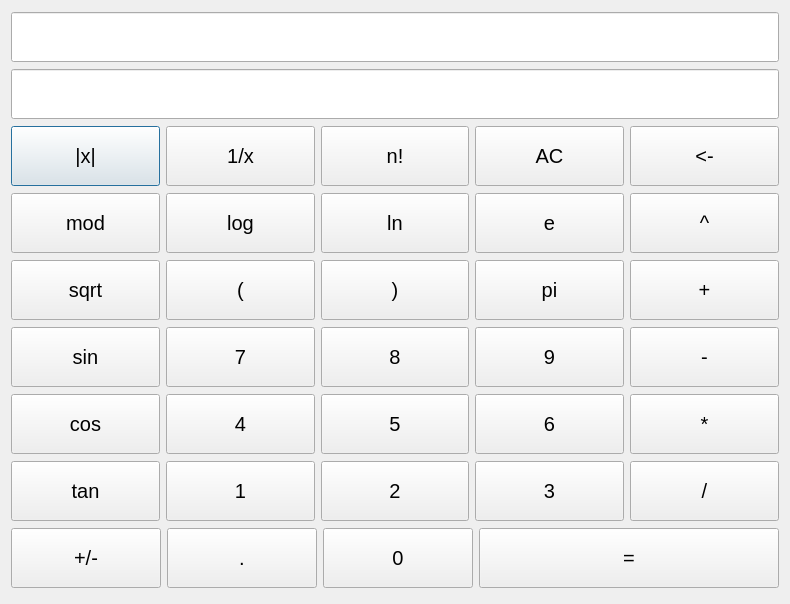
<?xml version="1.0" encoding="UTF-8"?>
<ui version="4.0">
 <class>QCalculatorDlg</class>
 <widget class="QDialog" name="QCalculatorDlg">
  <property name="geometry">
   <rect>
    <x>0</x>
    <y>0</y>
    <width>790</width>
    <height>604</height>
   </rect>
  </property>
  <property name="font">
   <font>
    <pointsize>15</pointsize>
   </font>
  </property>
  <property name="windowTitle">
   <string>计算器</string>
  </property>
  <layout class="QVBoxLayout" name="verticalLayout">
   <item>
    <widget class="QLineEdit" name="m_Histroy">
     <property name="minimumSize">
      <size>
       <width>0</width>
       <height>50</height>
      </size>
     </property>
     <property name="font">
      <font>
       <pointsize>15</pointsize>
      </font>
     </property>
     <property name="layoutDirection">
      <enum>Qt::LeftToRight</enum>
     </property>
     <property name="alignment">
      <set>Qt::AlignRight|Qt::AlignTrailing|Qt::AlignVCenter</set>
     </property>
     <property name="readOnly">
      <bool>true</bool>
     </property>
    </widget>
   </item>
   <item>
    <widget class="QLineEdit" name="m_Current">
     <property name="minimumSize">
      <size>
       <width>0</width>
       <height>50</height>
      </size>
     </property>
     <property name="font">
      <font>
       <pointsize>15</pointsize>
      </font>
     </property>
     <property name="alignment">
      <set>Qt::AlignRight|Qt::AlignTrailing|Qt::AlignVCenter</set>
     </property>
     <property name="readOnly">
      <bool>true</bool>
     </property>
    </widget>
   </item>
   <item>
    <layout class="QHBoxLayout" name="horizontalLayout_7">
     <item>
      <widget class="QPushButton" name="m_Abs">
       <property name="minimumSize">
        <size>
         <width>120</width>
         <height>60</height>
        </size>
       </property>
       <property name="text">
        <string>|x|</string>
       </property>
      </widget>
     </item>
     <item>
      <widget class="QPushButton" name="m_Reciproal">
       <property name="minimumSize">
        <size>
         <width>120</width>
         <height>60</height>
        </size>
       </property>
       <property name="text">
        <string>1/x</string>
       </property>
      </widget>
     </item>
     <item>
      <widget class="QPushButton" name="m_Factorial">
       <property name="minimumSize">
        <size>
         <width>120</width>
         <height>60</height>
        </size>
       </property>
       <property name="text">
        <string>n!</string>
       </property>
      </widget>
     </item>
     <item>
      <widget class="QPushButton" name="m_AllClear">
       <property name="minimumSize">
        <size>
         <width>120</width>
         <height>60</height>
        </size>
       </property>
       <property name="text">
        <string>AC</string>
       </property>
      </widget>
     </item>
     <item>
      <widget class="QPushButton" name="m_Delete">
       <property name="minimumSize">
        <size>
         <width>120</width>
         <height>60</height>
        </size>
       </property>
       <property name="text">
        <string>&lt;-</string>
       </property>
      </widget>
     </item>
    </layout>
   </item>
   <item>
    <layout class="QHBoxLayout" name="horizontalLayout_6">
     <item>
      <widget class="QPushButton" name="m_Mod">
       <property name="minimumSize">
        <size>
         <width>120</width>
         <height>60</height>
        </size>
       </property>
       <property name="text">
        <string>mod</string>
       </property>
      </widget>
     </item>
     <item>
      <widget class="QPushButton" name="m_Log">
       <property name="minimumSize">
        <size>
         <width>120</width>
         <height>60</height>
        </size>
       </property>
       <property name="text">
        <string>log</string>
       </property>
      </widget>
     </item>
     <item>
      <widget class="QPushButton" name="m_Ln">
       <property name="minimumSize">
        <size>
         <width>120</width>
         <height>60</height>
        </size>
       </property>
       <property name="text">
        <string>ln</string>
       </property>
      </widget>
     </item>
     <item>
      <widget class="QPushButton" name="m_E">
       <property name="minimumSize">
        <size>
         <width>120</width>
         <height>60</height>
        </size>
       </property>
       <property name="text">
        <string>e</string>
       </property>
      </widget>
     </item>
     <item>
      <widget class="QPushButton" name="m_Pow">
       <property name="minimumSize">
        <size>
         <width>120</width>
         <height>60</height>
        </size>
       </property>
       <property name="text">
        <string>^</string>
       </property>
      </widget>
     </item>
    </layout>
   </item>
   <item>
    <layout class="QHBoxLayout" name="horizontalLayout_5">
     <item>
      <widget class="QPushButton" name="m_Sqrt">
       <property name="minimumSize">
        <size>
         <width>120</width>
         <height>60</height>
        </size>
       </property>
       <property name="text">
        <string>sqrt</string>
       </property>
      </widget>
     </item>
     <item>
      <widget class="QPushButton" name="m_Left">
       <property name="minimumSize">
        <size>
         <width>120</width>
         <height>60</height>
        </size>
       </property>
       <property name="text">
        <string>(</string>
       </property>
      </widget>
     </item>
     <item>
      <widget class="QPushButton" name="m_Right">
       <property name="minimumSize">
        <size>
         <width>120</width>
         <height>60</height>
        </size>
       </property>
       <property name="text">
        <string>)</string>
       </property>
      </widget>
     </item>
     <item>
      <widget class="QPushButton" name="m_Pi">
       <property name="minimumSize">
        <size>
         <width>120</width>
         <height>60</height>
        </size>
       </property>
       <property name="text">
        <string>pi</string>
       </property>
      </widget>
     </item>
     <item>
      <widget class="QPushButton" name="m_Plus">
       <property name="minimumSize">
        <size>
         <width>120</width>
         <height>60</height>
        </size>
       </property>
       <property name="text">
        <string>+</string>
       </property>
      </widget>
     </item>
    </layout>
   </item>
   <item>
    <layout class="QHBoxLayout" name="horizontalLayout_4">
     <item>
      <widget class="QPushButton" name="m_Sin">
       <property name="minimumSize">
        <size>
         <width>120</width>
         <height>60</height>
        </size>
       </property>
       <property name="text">
        <string>sin</string>
       </property>
      </widget>
     </item>
     <item>
      <widget class="QPushButton" name="m_Num_7">
       <property name="minimumSize">
        <size>
         <width>120</width>
         <height>60</height>
        </size>
       </property>
       <property name="text">
        <string>7</string>
       </property>
      </widget>
     </item>
     <item>
      <widget class="QPushButton" name="m_Num_8">
       <property name="minimumSize">
        <size>
         <width>120</width>
         <height>60</height>
        </size>
       </property>
       <property name="text">
        <string>8</string>
       </property>
      </widget>
     </item>
     <item>
      <widget class="QPushButton" name="m_Num9">
       <property name="minimumSize">
        <size>
         <width>120</width>
         <height>60</height>
        </size>
       </property>
       <property name="text">
        <string>9</string>
       </property>
      </widget>
     </item>
     <item>
      <widget class="QPushButton" name="m_Minus">
       <property name="minimumSize">
        <size>
         <width>120</width>
         <height>60</height>
        </size>
       </property>
       <property name="text">
        <string>-</string>
       </property>
      </widget>
     </item>
    </layout>
   </item>
   <item>
    <layout class="QHBoxLayout" name="horizontalLayout_3">
     <item>
      <widget class="QPushButton" name="m_Cos">
       <property name="minimumSize">
        <size>
         <width>120</width>
         <height>60</height>
        </size>
       </property>
       <property name="text">
        <string>cos</string>
       </property>
      </widget>
     </item>
     <item>
      <widget class="QPushButton" name="m_Num_4">
       <property name="minimumSize">
        <size>
         <width>120</width>
         <height>60</height>
        </size>
       </property>
       <property name="text">
        <string>4</string>
       </property>
      </widget>
     </item>
     <item>
      <widget class="QPushButton" name="m_Num_5">
       <property name="minimumSize">
        <size>
         <width>120</width>
         <height>60</height>
        </size>
       </property>
       <property name="text">
        <string>5</string>
       </property>
      </widget>
     </item>
     <item>
      <widget class="QPushButton" name="m_Num_6">
       <property name="minimumSize">
        <size>
         <width>120</width>
         <height>60</height>
        </size>
       </property>
       <property name="text">
        <string>6</string>
       </property>
      </widget>
     </item>
     <item>
      <widget class="QPushButton" name="m_Multiply">
       <property name="minimumSize">
        <size>
         <width>120</width>
         <height>60</height>
        </size>
       </property>
       <property name="text">
        <string>*</string>
       </property>
      </widget>
     </item>
    </layout>
   </item>
   <item>
    <layout class="QHBoxLayout" name="horizontalLayout_2">
     <item>
      <widget class="QPushButton" name="m_Tan">
       <property name="minimumSize">
        <size>
         <width>120</width>
         <height>60</height>
        </size>
       </property>
       <property name="text">
        <string>tan</string>
       </property>
      </widget>
     </item>
     <item>
      <widget class="QPushButton" name="m_Num_1">
       <property name="minimumSize">
        <size>
         <width>120</width>
         <height>60</height>
        </size>
       </property>
       <property name="text">
        <string>1</string>
       </property>
      </widget>
     </item>
     <item>
      <widget class="QPushButton" name="m_Num_2">
       <property name="minimumSize">
        <size>
         <width>120</width>
         <height>60</height>
        </size>
       </property>
       <property name="text">
        <string>2</string>
       </property>
      </widget>
     </item>
     <item>
      <widget class="QPushButton" name="m_Num_3">
       <property name="minimumSize">
        <size>
         <width>120</width>
         <height>60</height>
        </size>
       </property>
       <property name="text">
        <string>3</string>
       </property>
      </widget>
     </item>
     <item>
      <widget class="QPushButton" name="m_Divide">
       <property name="minimumSize">
        <size>
         <width>120</width>
         <height>60</height>
        </size>
       </property>
       <property name="text">
        <string>/</string>
       </property>
      </widget>
     </item>
    </layout>
   </item>
   <item>
    <layout class="QHBoxLayout" name="horizontalLayout">
     <item>
      <widget class="QPushButton" name="m_Negative">
       <property name="minimumSize">
        <size>
         <width>120</width>
         <height>60</height>
        </size>
       </property>
       <property name="text">
        <string>+/-</string>
       </property>
      </widget>
     </item>
     <item>
      <widget class="QPushButton" name="m_Dot">
       <property name="minimumSize">
        <size>
         <width>120</width>
         <height>60</height>
        </size>
       </property>
       <property name="text">
        <string>.</string>
       </property>
      </widget>
     </item>
     <item>
      <widget class="QPushButton" name="m_Num_0">
       <property name="minimumSize">
        <size>
         <width>120</width>
         <height>60</height>
        </size>
       </property>
       <property name="text">
        <string>0</string>
       </property>
      </widget>
     </item>
     <item>
      <widget class="QPushButton" name="m_Equal">
       <property name="minimumSize">
        <size>
         <width>300</width>
         <height>60</height>
        </size>
       </property>
       <property name="text">
        <string>=</string>
       </property>
      </widget>
     </item>
    </layout>
   </item>
  </layout>
 </widget>
 <resources/>
 <connections/>
</ui>
